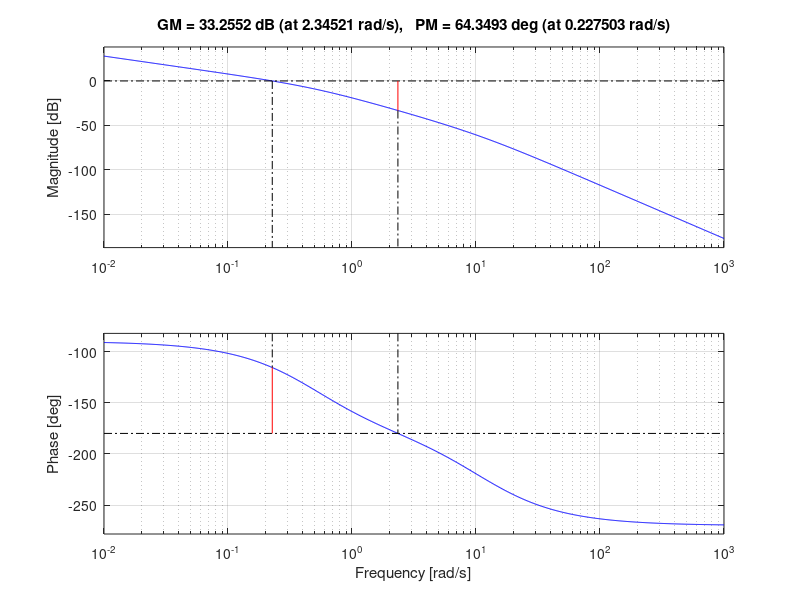
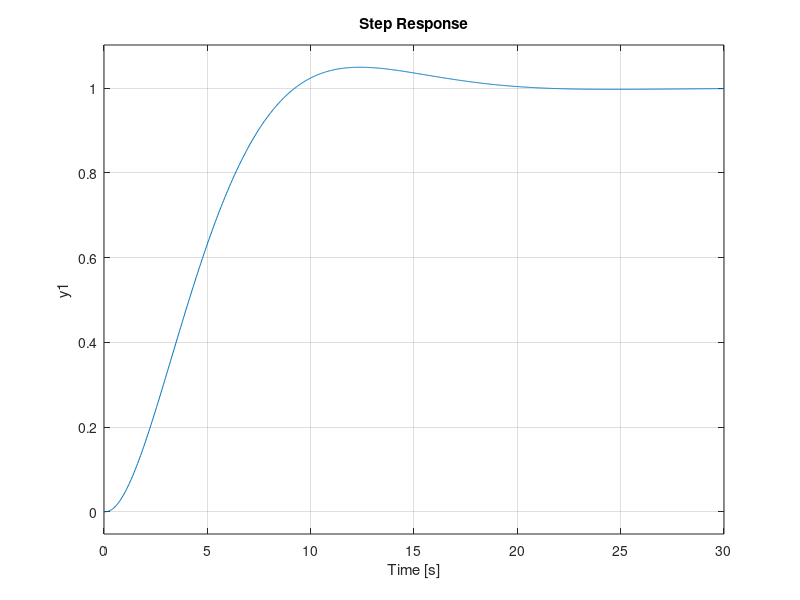

Recreate these plots in MATLAB, in order. (Note: this script raises an error after producing the figures.)
clear all 
close all
clc

%szakasz
Wp = tf(0.1,conv(conv([1 0],[1 1]),[2 1]))

%PD szabalyozo
Ap = 2.5; %4.39 (T = 2)
N = 10;
T = 1;

Tc = T/(N+1)
Td = N*Tc

Wc = tf(Ap*[Td+Tc 1], [Tc 1])

%felnyitott kor
Wo = minreal(Wp*Wc)

%Bode
figure()
margin(Wo)
[Gm, Pm, wcg, wcp] = margin(Wo)

%zart kor
Wry = feedback(Wo, tf(1,1),-1)
figure()
step(Wry)
maradoHibaWry = 1-dcgain(Wry)
info = stepinfo(Wry)

%referencia jel --> beavatkozo jel
Wru = feedback(Wc,Wp,-1)
figure()
step(Wru)
beavatkozoInfo = stepinfo(Wru) %-->Peak

%zavaro jel --> hibajel (zavaras hatasa a hibara)
Wde = -feedback(Wp, Wc, -1)
figure()
step(Wde)
zavaroInfo = stepinfo(Wde)
